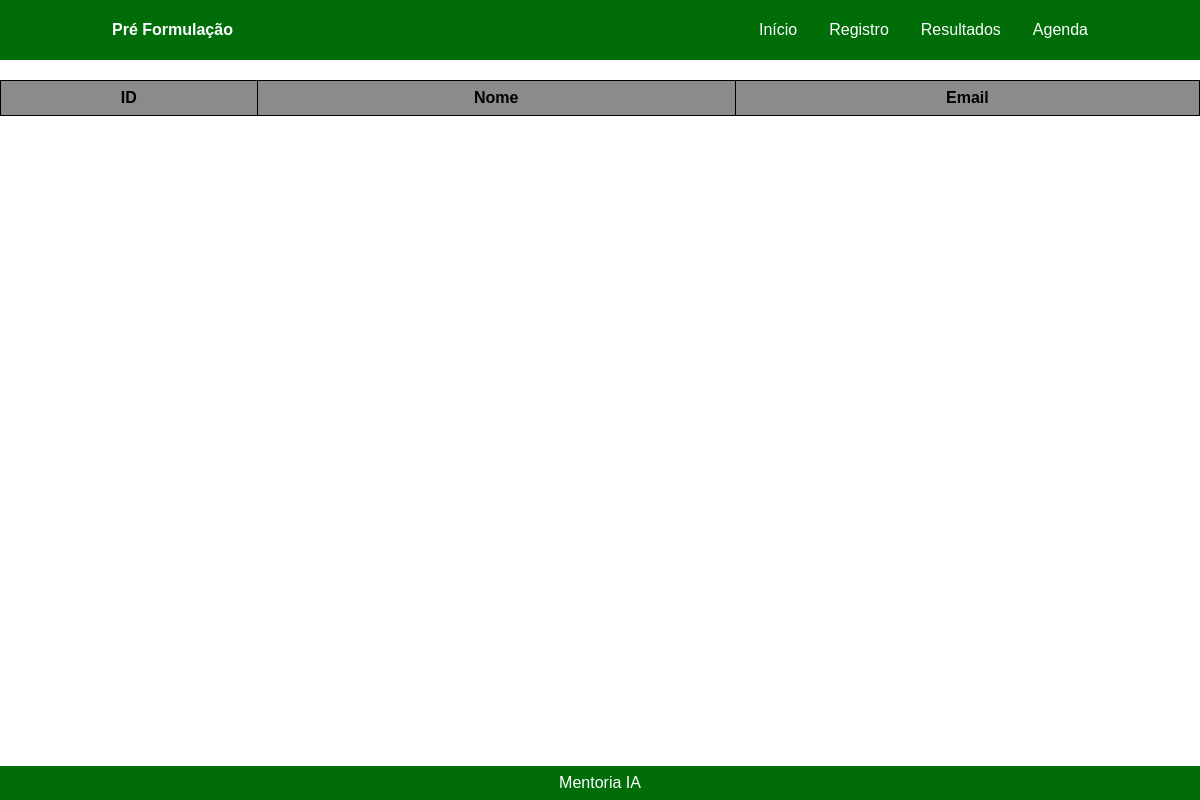
The page /consulta on the database as committed earlier.
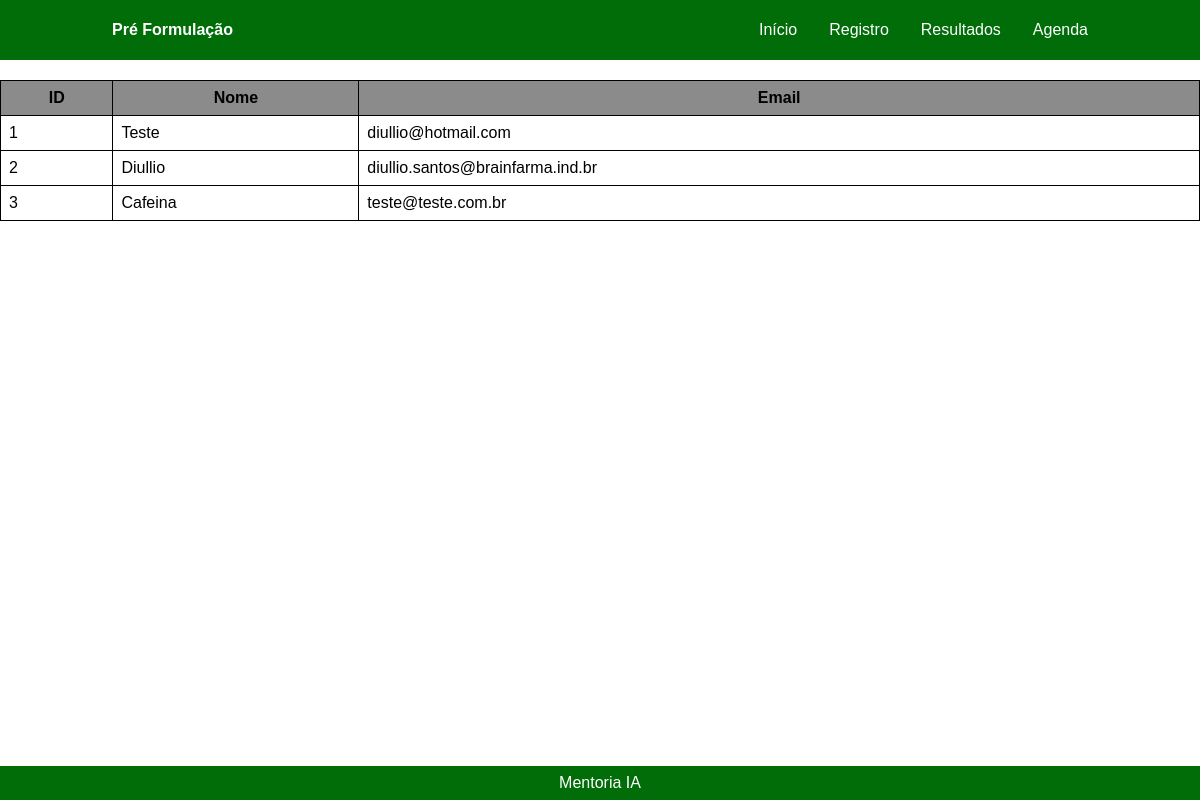
The same page on the database as committed later.
### app/models/tables.py (models this page shows, shortened)
class User(db.Model):
    __tablename__ = "users"
    id = db.Column(db.Integer, primary_key=True)
    username = db.Column(db.String, unique=True, nullable=False)
    password = db.Column(db.String, nullable=False)
    email = db.Column(db.String, unique=True, nullable=False)

### app/controllers/default.py (the view)
@app.route('/consulta', methods=['GET', 'POST'])
def consulta():
    form = FormsTeste()
    usuarios = User.query.all()
    return render_template("consulta.html", form = form, usuarios=usuarios)

### app/templates/consulta.html (shortened to what this page needs)
{% extends 'layout.html' %} {% block title %} Consulta {% endblock %}
 {% block content %}
<body>
    <div class="table-content">
        <table>
            <thead>
                <tr>
                    <th>ID</th>
                    <th>Nome</th>
                    <th>Email</th>
                </tr>
            </thead>
            <tbody>
                {% for usuario in usuarios %}
                <tr>
                    <td>{{usuario.id}}</td>
                    <td>{{usuario.username}}</td>
                    <td>{{usuario.email}}</td>
                </tr>
                {% endfor %}
            </tbody>
        </table>
    </div>
</body>
{% endblock %}

### app/templates/layout.html (shortened to what this page needs)
<!DOCTYPE html>
<html lang="pt-br">
  <head>
    <link
      rel="stylesheet"
      href="{{ url_for('static', filename='css/layout.css') }}"
    />
  </head>
  <body>
    <header>
      <div id="navbar">
        <a class="nav-brand" href="{{ url_for('home') }}">Pré Formulação</a>
        <nav>
          <ul class="nav-list">
            <li><a class="nav-item" href="#">Início</a></li>
            <li><a class="nav-item" href="{{ url_for('home') }}">Registro</a></li>
            <li><a class="nav-item" href="{{ url_for('consulta') }}">Resultados</a></li>
            <li><a class="nav-item" href="#">Agenda</a></li>
          </ul>
        </nav>
      </div>
    </header>
    <main>
      <div class="">{% block content %} {% endblock %}</div>
    </main>
    <footer id="footer">
      <p>Mentoria IA</p>
    </footer>
  </body>
</html>

### app/static/css/layout.css (style rules this page uses)
* { margin: 0; padding: 0; box-sizing: border-box; }
body, button, input, select, textarea { font-family: "Jost", sans-serif; }
body { background-color: white; }
header #navbar { position: relative; display: flex; justify-content: space-between; align-items: center; background-color: rgb(0, 109, 9); padding: 0 5rem; margin: 0 auto; height: 60px; }
header #navbar .nav-brand { text-decoration: none; font-size: 16px; font-weight: 700; color: white; padding: 0 2rem; }
header #navbar .nav-list { list-style: none; display: flex; align-items: center; gap: 2rem; margin: 0; padding: 0 2rem; }
header #navbar .nav-list .nav-item { text-decoration: none; color: white; font-size: 16px; font-weight: 500; position: relative; }
#footer { background-color: rgb(0, 109, 9); color: white; font-size: 16px; font-weight: 500; text-align: center; padding: 0.5rem 0.5rem; width: 100%; position: relative; flex-shrink: 0; }

### app/templates/consulta.html (style rules this page uses)
body { display: flex; flex-direction: column; min-height: 100vh; margin: 0; }
main { flex: 1; }
table { margin-top: 20px; width: 100%; border-collapse: collapse; }
th, td { border: 1px solid #000000; padding: 8px; }
th { background-color: #8b8b8b; text-align: center; }

Rows that differ between the two databases and show on the page:
added User: id "1", username "Teste", email "diullio@hotmail.com"
added User: id "2", username "Diullio", email "diullio.santos@brainfarma.ind.br"
added User: id "3", username "Cafeina", email "teste@teste.com.br"
